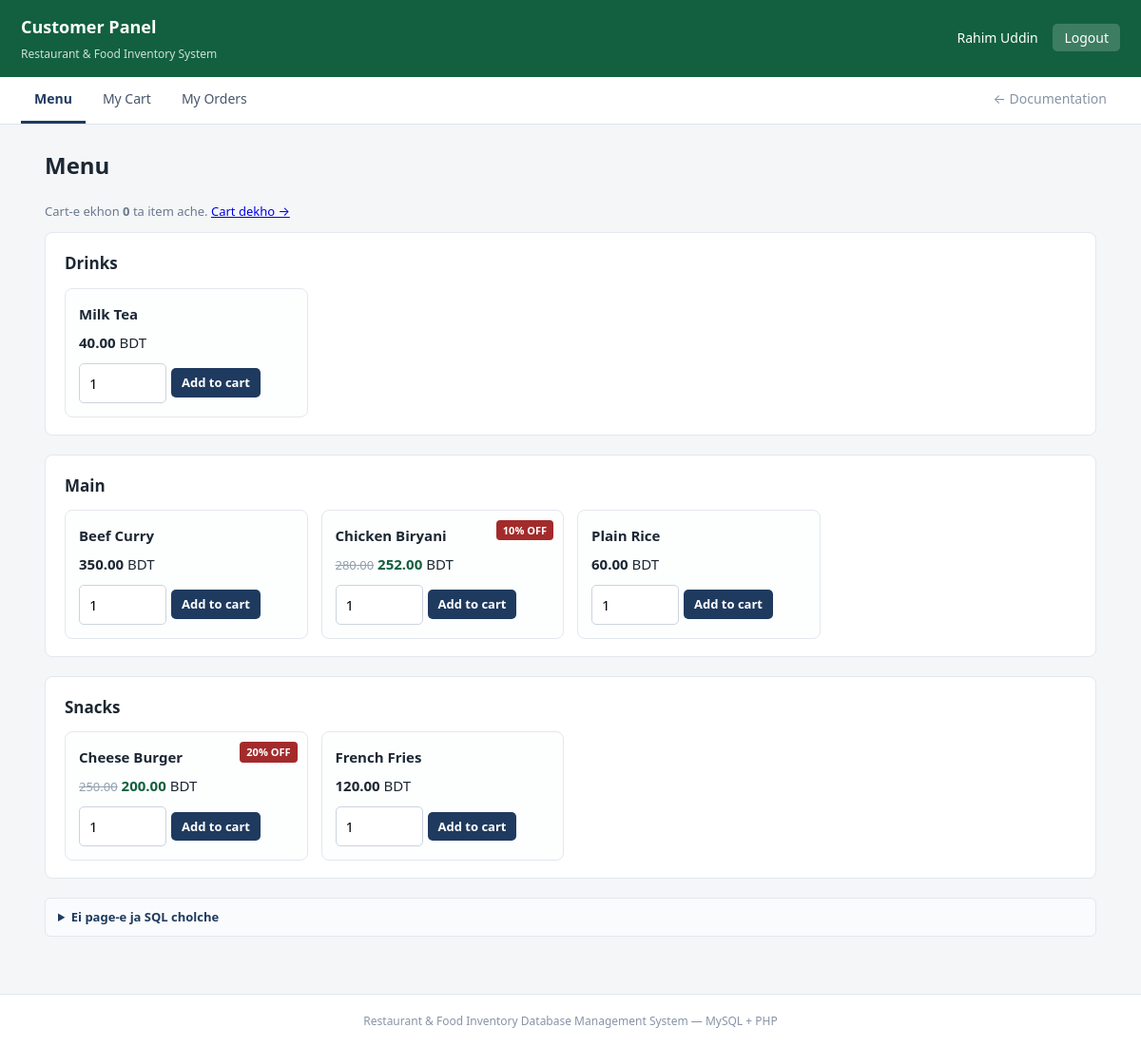
/customer/menu.php (signed in), run on the app's committed database.
### tables this page shows
CREATE TABLE menu_items (
    menu_id      INT AUTO_INCREMENT PRIMARY KEY,
    name         VARCHAR(100) NOT NULL UNIQUE,
    category     VARCHAR(30)  NOT NULL,
    price        DECIMAL(10,2) NOT NULL,
    discount     DECIMAL(5,2)  NOT NULL DEFAULT 0,    
    is_available TINYINT(1)   NOT NULL DEFAULT 1,
    CHECK (price > 0),
    CHECK (discount >= 0 AND discount <= 100)
);

### customer/menu.php (the view, shortened to what this page needs)
<?php
require __DIR__ . '/../config.php';
$list_sql = "SELECT menu_id, name, category, price, discount,
                    ROUND(price - (price * discount / 100), 2) AS final_price
             FROM menu_items
             WHERE is_available = 1
             ORDER BY category, name";
$items = $conn->query($list_sql);
$by_cat = [];
while ($r = $items->fetch_assoc()) { $by_cat[$r['category']][] = $r; }
$cart_count = array_sum(array_column($_SESSION['cart'] ?? [], 'qty'));
require __DIR__ . '/../header.php';
?>
<p class="hint">
  Cart-e ekhon <b><?= $cart_count ?></b> ta item ache.
  <a href="cart.php">Cart dekho &rarr;</a>
</p>
<?php foreach ($by_cat as $cat => $rows): ?>
<div class="card">
  <h2><?= h($cat) ?></h2>
  <div class="foodgrid">
    <?php foreach ($rows as $it): ?>
    <div class="food">
      <?php if ($it['discount'] > 0): ?>
        <span class="tag"><?= rtrim(rtrim(number_format($it['discount'],2), '0'), '.') ?>% OFF</span>
      <?php endif; ?>
      <h3><?= h($it['name']) ?></h3>
      <p class="price">
        <?php if ($it['discount'] > 0): ?>
          <span class="old"><?= tk($it['price']) ?></span>
          <b class="new"><?= tk($it['final_price']) ?></b> BDT
        <?php else: ?>
          <b><?= tk($it['price']) ?></b> BDT
        <?php endif; ?>
      </p>
      <form method="post" class="inline">
        <input class="num" type="number" name="quantity" value="1" min="1" max="20">
        <button class="sm" type="submit">Add to cart</button>
      </form>
    </div>
    <?php endforeach; ?>
  </div>
</div>
<?php endforeach; ?>
<?php
require __DIR__ . '/../footer.php';

### panel.css (style rules this page uses)
* { box-sizing: border-box; }
body { margin: 0; font: 15px/1.6 system-ui, -apple-system, "Segoe UI", Roboto, sans-serif; background: #f4f6f8; color: #1c2733; }
.card { background: #fff; border: 1px solid #e3e8ee; border-radius: 8px; padding: 18px 20px; margin-bottom: 20px; }
.card h2 { font-size: 17px; margin: 0 0 12px; }
.hint { font-size: 13px; color: #6b7a8d; margin: 0 0 12px; }
input, select { font: inherit; padding: 8px 10px; border: 1px solid #cbd4de; border-radius: 5px; background: #fff; }
input.num { width: 92px; }
button { font: inherit; font-weight: 600; cursor: pointer; padding: 9px 16px; border: 0; border-radius: 5px; background: #1f3a5f; color: #fff; }
button.sm { padding: 5px 11px; font-size: 13px; }
form.inline { display: inline-flex; gap: 5px; align-items: center; margin: 0; }
.old { text-decoration: line-through; color: #93a0b0; font-size: 13px; }
.new { color: #12603f; font-weight: 700; }
.foodgrid { display: grid; grid-template-columns: repeat(auto-fill, minmax(215px, 1fr)); gap: 14px; }
.food { position: relative; border: 1px solid #e3e8ee; border-radius: 8px; padding: 14px; background: #fdfefe; }
.food h3 { margin: 0 0 6px; font-size: 15px; }
.food .price { margin: 0 0 10px; font-size: 15px; }
.tag { position: absolute; top: 10px; right: 10px; background: #a32b2b; color: #fff; font-size: 11px; font-weight: 700; padding: 2px 7px; border-radius: 4px; }

### data on the page
menu_items: name "Milk Tea", price "40.00"
menu_items: name "Beef Curry", price "350.00"
menu_items: discount "10", name "Chicken Biryani", price "280.00", final_price "252.00"
menu_items: name "Plain Rice", price "60.00"
menu_items: discount "20", name "Cheese Burger", price "250.00", final_price "200.00"
menu_items: name "French Fries", price "120.00"

### other printed values
$uname "Rahim Uddin"
$label "Menu"
$label "My Cart"
$label "My Orders"
$page_title "Menu"
$cart_count "0"
$cat "Drinks"
$cat "Main"
$cat "Snacks"
